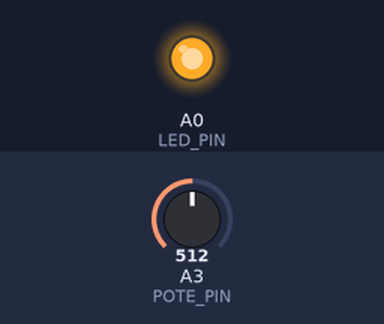
Bench run of a sketch on a simulated Arduino Uno, built with avr-gcc and run on an emulated ATmega328P. Parts: output pins drawn as LEDs (lit = HIGH). Inputs (shaded band) come from the test bench; at power-on: A3 (POTE_PIN) = 512.

Above: at 1.2 s.
1.3 s: A3 (POTE_PIN) set to 504
At 2.3 s:
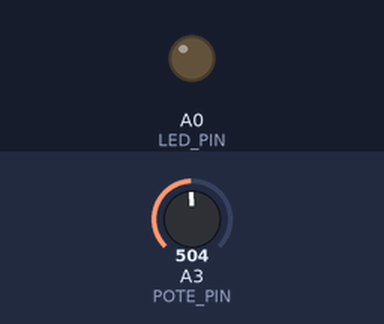
2.8 s: A3 (POTE_PIN) set to 716
At 3.5 s:
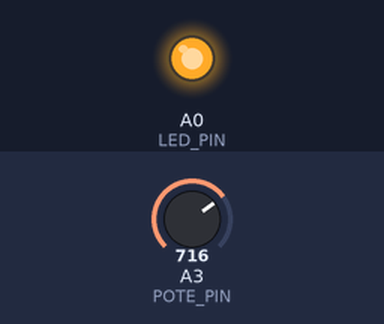
4.3 s: A3 (POTE_PIN) set to 511
At 4.6 s:
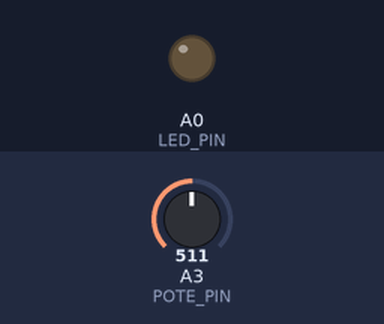
Timing chart, 0 to 7.3 s (numbered marks = the images above; inputs shaded):
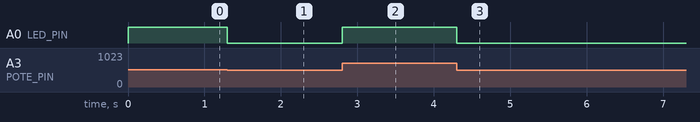

Measured:
- the behaviour switches between 512 and 511 on A3 (POTE_PIN) (found by bisection; images 0 and 1)
- after the input at 1.3 s, A0 (LED_PIN): HIGH → LOW at once
- after the input at 2.8 s, A0 (LED_PIN): LOW → HIGH at once
- after the input at 4.3 s, A0 (LED_PIN): HIGH → LOW at once

The sketch:

AnalogReadSerial.ino
```cpp
/*j6-ADC-PWM: Realizar la medición de un sensor conectado al ADC y producir una variación
 * proporcional en la salida PWM. Ejemplos:
 * Potenciómetro que regule el brillo de un LED, la velocidad de un motor o ventilador.
 * LDR que regule el brillo de un LED.
 * Sensor de temperatura que regules la velocidad de un ventilador.
 */
 #define POTE_PIN 3
 #define LED_PIN A0

void setup() {
  Serial.begin(9600);
  pinMode(POTE_PIN, INPUT);
  pinMode(LED_PIN, OUTPUT);
}

void loop() {
  analogWrite(LED_PIN, analogRead(POTE_PIN)/4);  //El valor resultante sera entre 0 y 255.
}
```
